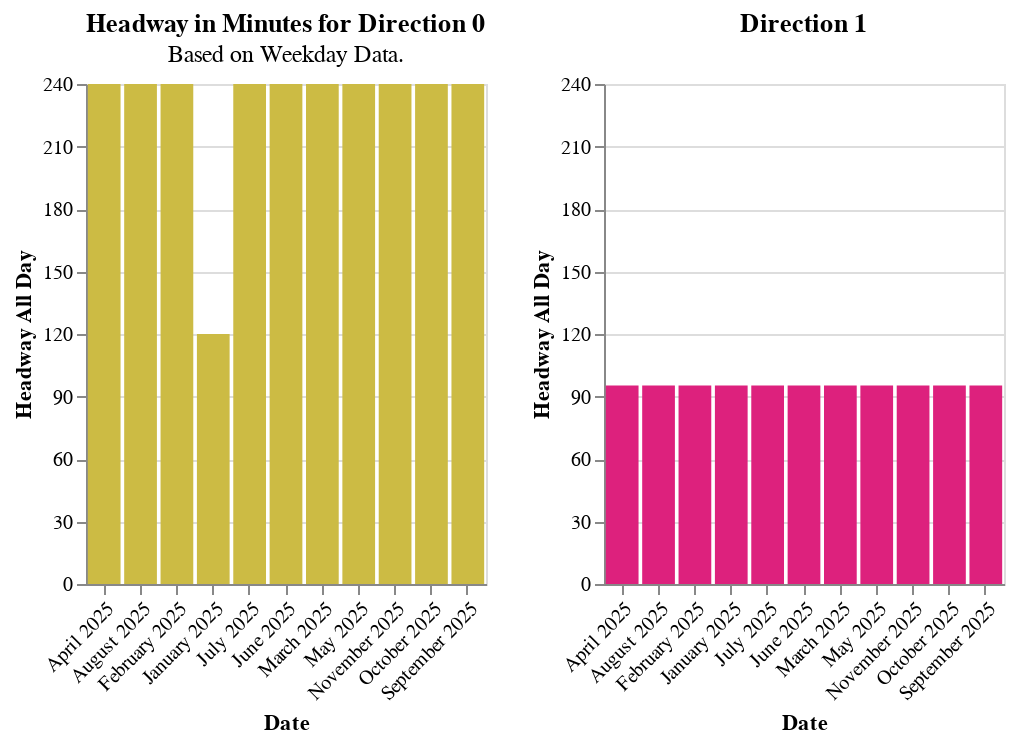

The code cell stored with this chart in its notebook:
### Code cell
create_frequency(subset_df)

### Figure 1 — Vega-Lite specification as saved in the notebook (floating-point values rounded to 4 significant figures; data arrays with more than 128 entries replaced by an {"elided": "..."} marker saying what was removed)
{"config": {"view": {"continuousWidth": 300, "continuousHeight": 300}}, "hconcat": [{"data": {"name": "data-85087f6c98e5246c8564c070f6a161c3"}, "mark": {"type": "bar"}, "encoding": {"color": {"field": "Direction", "legend": null, "scale": {"range": ["#ccbb44", "#e9d868", "#fcb40e", "#ff9c42", "#fc5c04", "#dd217d", "#dd217d", "#dd217d"]}, "title": "Direction", "type": "quantitative"}, "tooltip": [{"field": "Date", "type": "nominal"}, {"field": "Route", "type": "nominal"}, {"field": "Direction", "type": "quantitative"}, {"field": "Headway All Day", "type": "quantitative"}], "x": {"axis": {"format": "", "labelAngle": -45}, "field": "Date", "title": "Date", "type": "nominal"}, "y": {"axis": {"values": [0, 30, 60, 90, 120, 150, 180, 210, 240]}, "field": "Headway All Day", "scale": {"domain": [0, 240], "nice": false}, "title": "Headway All Day", "type": "quantitative"}}, "height": 250, "name": "view_5", "title": {"text": ["Headway in Minutes for Direction 0"], "subtitle": ["Based on Weekday Data."]}, "transform": [{"filter": {"param": "param_3"}}], "width": 200}, {"data": {"name": "data-b8755493c3a7c27eea2f627f38b1b3e1"}, "mark": {"type": "bar"}, "encoding": {"color": {"field": "Direction", "legend": null, "scale": {"range": ["#ccbb44", "#e9d868", "#fcb40e", "#ff9c42", "#fc5c04", "#dd217d", "#dd217d", "#dd217d"]}, "title": "Direction", "type": "quantitative"}, "tooltip": [{"field": "Date", "type": "nominal"}, {"field": "Route", "type": "nominal"}, {"field": "Direction", "type": "quantitative"}, {"field": "Headway All Day", "type": "quantitative"}], "x": {"axis": {"format": "", "labelAngle": -45}, "field": "Date", "title": "Date", "type": "nominal"}, "y": {"axis": {"values": [0, 30, 60, 90, 120, 150, 180, 210, 240]}, "field": "Headway All Day", "scale": {"domain": [0, 240], "nice": false}, "title": "Headway All Day", "type": "quantitative"}}, "height": 250, "name": "view_6", "title": {"text": ["Direction 1"], "subtitle": [""]}, "transform": [{"filter": {"param": "param_3"}}], "width": 200}], "params": [{"name": "param_3", "select": {"type": "point", "fields": ["Route"]}, "bind": {"input": "select", "options": ["FBUS__FBUS MARKET & WHARVES BUS", "NBUS__NBUS JUDAH BUS", "714__714 BART EARLY BIRD", "TBUS__TBUS THIRD BUS", "KBUS__KBUS INGLESIDE BUS", "1X__1X CALIFORNIA EXPRESS", "30X__30X MARINA EXPRESS", "91__91 3RD-19TH AVE OWL", "LBUS__LBUS TARAVAL BUS", "90__90 SAN BRUNO OWL", "NOWL__NOWL OWL JUDAH", "37__37 CORBETT", "1__GGPS Golden Gate Park Shuttle", "36__36 TERESITA", "LOWL__LOWL OWL TARAVAL", "23__23 MONTEREY", "35__35 EUREKA", "58__58 LAKE MERCED", "52__52 EXCELSIOR", "66__66 QUINTARA", "25__25 TREASURE ISLAND", "57__57 PARKMERCED", "54__54 FELTON", "2__2 SUTTER", "39__39 COIT", "6__6 HAYES-PARNASSUS", "18__18 46TH AVENUE", "33__33 ASHBURY-18TH ST", "67__67 BERNAL HEIGHTS", "56__56 RUTLAND", "6__6 HAIGHT-PARNASSUS", "19__19 POLK", "27__27 BRYANT", "21__21 HAYES", "55__55 DOGPATCH", "48__48 QUINTARA-24TH STREET", "31__31 BALBOA", "43__43 MASONIC", "7__7 HAIGHT-NORIEGA", "J__J CHURCH", "8BX__8BX BAYSHORE B EXPRESS", "29__29 SUNSET", "45__45 UNION-STOCKTON", "9__9 SAN BRUNO", "K__K INGLESIDE", "28__28 19TH AVENUE", "L__L TARAVAL", "M__M OCEAN VIEW", "F__F MARKET & WHARVES", "T__T THIRD", "9R__9R SAN BRUNO RAPID", "CA__CA CALIFORNIA STREET CABLE CAR", "12__12 FOLSOM-PACIFIC", "15__15 BAYVIEW HUNTERS POINT EXPRESS", "8AX__8AX BAYSHORE A EXPRESS", "44__44 O'SHAUGHNESSY", "30__30 STOCKTON", "N__N JUDAH", "24__24 DIVISADERO", "8__8 BAYSHORE", "KLM__KLM MUNI METRO SHUTTLE", "38R__38R GEARY RAPID", "5__5 FULTON", "14R__14R MISSION RAPID", "PM__PM POWELL-MASON CABLE CAR", "28R__28R 19TH AVENUE RAPID", "5R__5R FULTON RAPID", "1__1 CALIFORNIA", "38__38 GEARY", "PH__PH POWELL-HYDE CABLE CAR", "49__49 VAN NESS-MISSION", "14__14 MISSION", "22__22 FILLMORE"], "name": "Routes: "}, "value": "FBUS__FBUS MARKET & WHARVES BUS", "views": ["view_5", "view_6"]}], "$schema": "https://vega.github.io/schema/vega-lite/v5.20.1.json", "datasets": {"data-85087f6c98e5246c8564c070f6a161c3": {"elided": "749 records"}, "data-b8755493c3a7c27eea2f627f38b1b3e1": {"elided": "759 records"}}}
